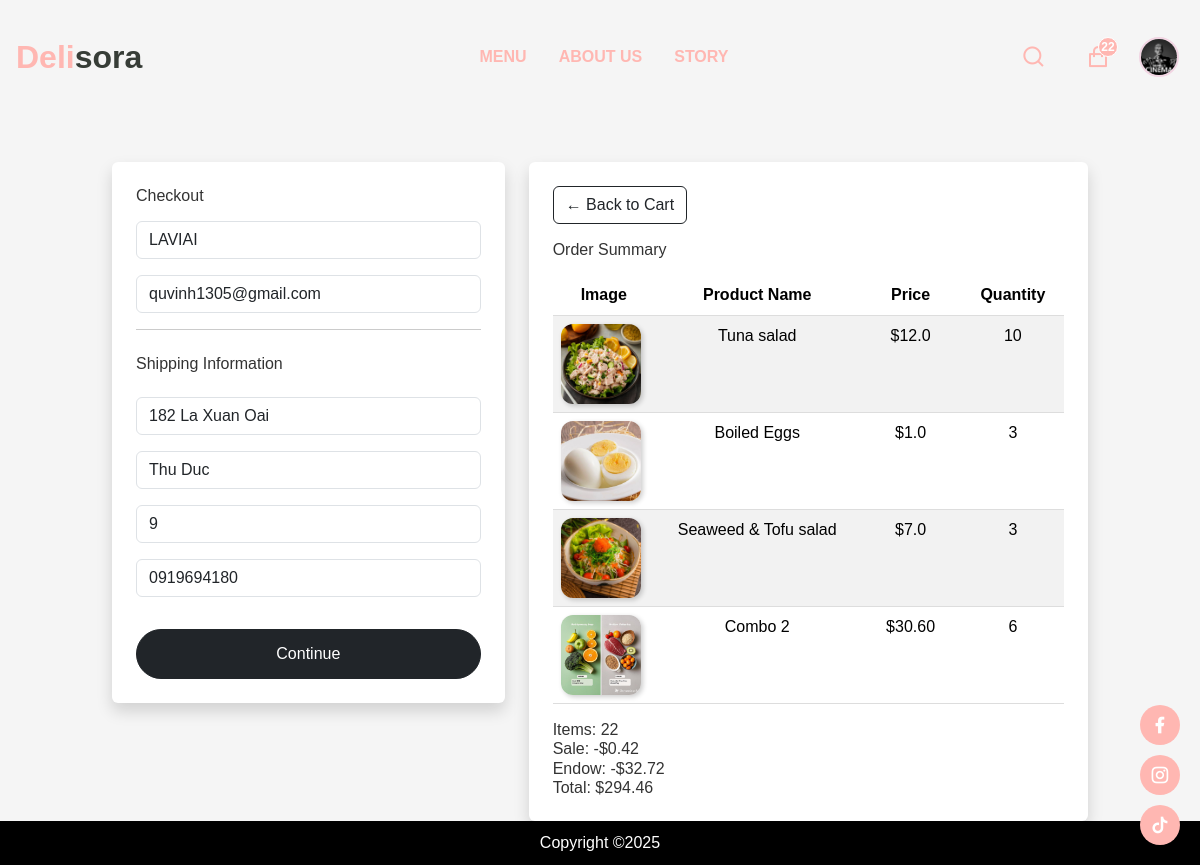
The app's page /checkout/ (signed in) with its own data.
### app/models.py (models this page shows, shortened)
class Customer(models.Model):
    user = models.OneToOneField(User, on_delete=models.CASCADE, null=True, blank=True)
    name = models.CharField(max_length=200, null=True)
    customer_image = models.ImageField(upload_to='Profile/', null=True, blank=True)
    points = models.IntegerField(default=0)
    def __str__(self):
        return self.name if self.name else f"Customer {self.id}"
    @property
    def imageURL(self):
        try:
            url = self.customer_image.url
        except:
            url = ''
        return url

class ShippingAddress(models.Model):
    customer = models.ForeignKey(Customer, on_delete=models.SET_NULL, blank=True, null=True)
    order = models.ForeignKey(Order, on_delete=models.SET_NULL, blank=True, null=True)
    address = models.CharField(max_length=200, null=True)
    city = models.CharField(max_length=200, null=True)
    mobile = models.CharField(max_length=200, null=True)
    state = models.CharField(max_length=200, null=True)
    date_added = models.DateTimeField(auto_now_add=True)
    def __str__(self):
        return self.address if self.address else "No Address"

class OrderItem(models.Model):
    product = models.ForeignKey(Product, on_delete=models.SET_NULL, blank=True, null=True)
    combo = models.ForeignKey(Combo, on_delete=models.SET_NULL, blank=True, null=True, related_name="order_items")
    order = models.ForeignKey(Order, on_delete=models.SET_NULL, blank=True, null=True)
    quantity = models.IntegerField(default=0, blank=True, null=True)
    date_added = models.DateTimeField(auto_now_add=True)
    @property
    def get_total(self):
        if self.combo:
            return self.combo.get_combo_price * self.quantity
        elif self.product:
            return self.product.final_price * self.quantity
        return 0

class BaseProduct(models.Model):
    name = models.CharField(max_length=200, null=True)
    image = models.ImageField(upload_to='products/', null=True, blank=True)
    detail = models.TextField(null=True, blank=True)
    description = models.TextField(null=True, blank=True)
    class Meta:
        abstract = True
    @property
    def imageURL(self):
        try:
            return self.image.url
        except:
            return ''

class Product(BaseProduct):
    category = models.ManyToManyField(Category, related_name='products')
    price = models.FloatField()
    digital = models.BooleanField(default=False, null=True, blank=False)
    calories = models.IntegerField(default=0)
    protein = models.FloatField(default=0)
    carbs = models.FloatField(default=0)
    fat = models.FloatField(default=0)
    sale = models.BooleanField(default=False)
    discount_percentage = models.FloatField(default=0, null=True, blank=True)
    sale_price = models.FloatField(default=0, null=True, blank=True)
    created_at = models.DateTimeField(auto_now_add=True) #New attribute
    @property
    def final_price(self):
        if self.sale:
            if self.sale_price and self.sale_price > 0:
                return self.sale_price
            elif self.discount_percentage and self.discount_percentage > 0:
                return Decimal(self.price) * (1 - Decimal(self.discount_percentage) / 100)
        return Decimal(self.price)

class Combo(BaseProduct):
    products = models.ManyToManyField(Product, through='ComboItem')
    discount_percentage = models.FloatField(default=0)
    @property
    def get_combo_price(self):
        total_price = sum(item.product.price * item.quantity for item in self.comboitem_set.all())
        discount_amount = (total_price * self.discount_percentage) / 100
        return Decimal(total_price - discount_amount).quantize(Decimal("0.01"), rounding=ROUND_HALF_UP)

class ComboItem(models.Model):
    combo = models.ForeignKey(Combo, on_delete=models.CASCADE)
    product = models.ForeignKey(Product, on_delete=models.CASCADE)
    quantity = models.PositiveIntegerField(default=1)

class Order(models.Model):
    PAYMENT_METHODS = [
        ('cash', 'Cash'),
        ('momo', 'Momo'),
        ('vnpay', 'VNPay'),
        ('bank', 'Bank Transfer'),
]
    customer = models.ForeignKey(Customer, on_delete=models.SET_NULL, blank=True, null=True)
    date_order = models.DateTimeField(auto_now_add=True)
    complete = models.BooleanField(default=False, null=True, blank=False)
    transaction_id = models.CharField(max_length=200, null=True)
    payment_method = models.CharField(max_length=20, choices=PAYMENT_METHODS, null=True, blank=True)
    is_paid = models.BooleanField(default=False)
    used_reward=models.BooleanField(default=False)
    is_scheduled = models.BooleanField(default=False)
    def __str__(self):
        return f"Order {self.id} - {'Paid' if self.is_paid else 'Pending'}"
    @property
    def get_cart_items(self):
        order_items = self.orderitem_set.all()
        return sum([item.quantity for item in order_items])
    @property
    def get_cart_total(self):
        order_items = self.orderitem_set.all()
        total = sum([Decimal(str(item.get_total)) for item in order_items], Decimal("0.00"))
        if self.used_reward:
            total *= Decimal("0.90")
        total = total.quantize(Decimal("0.01"), rounding=ROUND_HALF_UP)
        return max(total, Decimal("0.00"))
    @property
    def get_sale_discount_total(self):
        order_items = self.orderitem_set.all()
        total_discount = sum(
            [(Decimal(item.product.price) - Decimal(item.product.final_price)) * item.quantity for item in order_items
             if item.product and item.product.sale],
            Decimal("0.00")
        )
        return total_discount.quantize(Decimal("0.01"), rounding=ROUND_HALF_UP)
    @property
    def get_endow_discount_total(self):
        if self.used_reward:
            original_total = self.get_cart_total / Decimal("0.90")
            return (original_total * Decimal("0.10")).quantize(Decimal("0.01"), rounding=ROUND_HALF_UP)
        return Decimal("0.00")

### app/views/cart.py (the view, shortened to what this page needs)
# urls.py: path('checkout/', checkout, name='checkout'),
def checkout(request):
    initial_data = {}
    order = None
    if request.user.is_authenticated:
        print("DEBUG - Người dùng đã đăng nhập.")
        try:
            customer = Customer.objects.get(user=request.user)
            print(f"DEBUG - Lấy Customer thành công: {customer}")
            order = Order.objects.filter(customer=customer, complete=False).first()
            if order:
                print(f"DEBUG - Lấy Order thành công: {order}")
            else:
                print("DEBUG - Không tìm thấy Order chưa hoàn thành.")
            if order:
                shipping_address = ShippingAddress.objects.filter(customer=customer).first()
                if shipping_address:
                    print(f"DEBUG - Lấy địa chỉ thành công: {shipping_address}")
                    initial_data = {
                        'address': shipping_address.address,
                        'city': shipping_address.city,
                        'state': shipping_address.state,
                        'mobile': shipping_address.mobile,
                    }
                else:
                    print("DEBUG - Không tìm thấy địa chỉ cho Order này.")
        except Exception as e:
            print(f"DEBUG - Lỗi khi lấy thông tin người dùng đã đăng nhập: {str(e)}")
    if order:
        items = order.orderitem_set.all()
        print(f"DEBUG - Số lượng items trong Order: {len(items)}")
    else:
        items = []
    categories = Category.objects.filter(is_sub=False)
    context = {
        'categories': categories,
        'order': order,
        'items': items,
        'initial_data': initial_data,
    }
    print("DEBUG - Dữ liệu gửi về template:", context)
    return render(request, 'app/checkout.html', context)

### app/models.py (called while the page is built)
    def __str__(self):
        return self.name

### app/templates/app/checkout.html (shortened to what this page needs)
{% extends 'app/base.html' %}
{% load static %}
{% block content_checkout %}
<div class="container mt-5">
    <div class="row">
        <div class="col-lg-5">
            <div class="box-element p-4 shadow rounded" id="form-wrapper">
                <h4 class="mb-3">Checkout</h4>
                <form id="form" method="post" action="{% url 'checkout' %}">
                    <div id="user-info">
                        {% if user.is_authenticated %}
                            <div class="form-group mb-3">
                                <input required class="form-control" type="text" name="name" placeholder="Name.."
                                       value="{{ initial_data.name|default:user.username }}" readonly>
                            </div>
                            <div class="form-group mb-3">
                                <input required class="form-control" type="email" name="email" placeholder="Email.."
                                       value="{{ initial_data.email|default:user.email }}" readonly>
                            </div>
                        {% endif %}
                    </div>
                    <div id="shipping-info">
                        <hr>
                        <br>
                        <h5>Shipping Information</h5>
                        <br>
                        <div class="form-group mb-3">
                            <input class="form-control" type="text" name="address" placeholder="Address.."
                                   value="{{ initial_data.address|default:'' }}">
                        </div>
                        <div class="form-group mb-3">
                            <input class="form-control" type="text" name="city" placeholder="City.."
                                   value="{{ initial_data.city|default:'' }}">
                        </div>
                        <div class="form-group mb-3">
                            <input class="form-control" type="text" name="state" placeholder="State.."
                                   value="{{ initial_data.state|default:'' }}">
                        </div>
                        <div class="form-group mb-3">
                            <input class="form-control" type="text" name="mobile" placeholder="Phone Number.."
                                   value="{{ initial_data.mobile|default:'' }}">
                        </div>
                    </div>
                    <button id="form-button" class="btn btn-dark btn-block mt-3" type="submit"
                            {% if order.get_cart_items == 0 %}disabled{% endif %}>Continue</button>
                </form>
            </div>
        </div>
        <div class="col-lg-7">
            <div class="box-element p-4 shadow rounded">
                <a class="btn btn-outline-dark mb-3" href="{% url 'cart' %}">&#x2190; Back to Cart</a>
                <h4>Order Summary</h4>
                <table class="table table-striped mt-3">
                    <thead>
                        <tr>
                            <th style="width: 20%;">Image</th>
                            <th style="width: 40%;">Product Name</th>
                            <th style="width: 20%;">Price</th>
                            <th style="width: 20%;">Quantity</th>
                        </tr>
                    </thead>
                    <tbody>
                        {% for item in items %}
                        {% if item.combo %}
                        <tr>
                            <td><img class="cart-product-img" src="{{ item.combo.imageURL }}" alt="{{ item.combo.name }}" ></td>
                            <td>{{ item.combo.name }}</td>
                            <td>${{ item.combo.get_combo_price }}</td>
                            <td>{% if item.quantity >= 1 %}
                                    {{ item.quantity }}
                                {% endif %}</td>
                        </tr>
                        {% elif item.product %}
                        <tr>
                            <td><img class="cart-product-img" src="{{ item.product.imageURL }}" alt="{{ item.product.name }}" ></td>
                            <td>{{ item.product.name }}</td>
                            <td>${{ item.product.price }}</td>
                            <td>{{ item.quantity }}</td>
                        </tr>
                        {% endif %}
                        {% empty %}
                        <tr>
                            <td colspan="4" class="text-center">No items in cart</td>
                        </tr>
                        {% endfor %}
                    </tbody>
                </table>
                <h5 class="mt-3">Items: {{ order.get_cart_items|default:0 }}</h5>
                <h5>Sale: -${{ order.get_sale_discount_total|default:0 }}</h5>
                <h5>Endow: -${{ order.get_endow_discount_total|default:0 }}</h5>
                <h5>Total: ${{ order.get_cart_total|default:0 }}</h5>
            </div>
        </div>
    </div>
</div>
{% endblock content_checkout %}

### app/templates/app/base.html (shortened to what this page needs)
{% load static %}
<!DOCTYPE html>
<html lang="en">
  <head>
    <link href="https://cdn.jsdelivr.net/npm/bootstrap@5.3.3/dist/css/bootstrap.min.css" rel="stylesheet">
    <link href="https://getbootstrap.com/docs/5.3/assets/css/docs.css" rel="stylesheet">
    <link href="https://cdn.jsdelivr.net/npm/remixicon@4.1.0/fonts/remixicon.css" rel="stylesheet" />
      {% block extra_css %}
    <link rel="stylesheet" href="{% static 'app/css/styles.css' %}">
    {% endblock %}
    <script src="https://cdn.tailwindcss.com"></script>
  </head>
  <body class="{% block body_class %}{% endblock %}">
    <div class="main-container">
      <nav>
        <div class="nav__header">
          <div class="nav__logo">
            <a href="{% url 'home' %}">
              <span class="half1">Deli</span><span class="half2">sora</span>
            </a>
          </div>
        </div>
        <ul class="nav__links" id="nav-links">
          <li><a href="{% url 'menu' %}">MENU</a></li>
          <li><a href="{% url 'aboutus' %}">ABOUT US</a></li>
          <li><a href="{% url 'contact' %}">STORY</a></li>
        </ul>
        <div class="nav__btns">
          <button class="btn search-btn" id="openSearch">
              <i class="ri-search-line"></i>
          </button>
          <button class="btn cart-btn" onclick="window.location.href='{% url 'cart' %}'">
              <i class="ri-shopping-bag-line"></i>
              {% if request.user.is_authenticated %}
                  {% if request.cartItems > 0 %}
                      <span class="cart-count">{{ request.cartItems }}</span>
                  {% endif %}
              {% else %}
                  {% if request.session.cartItems > 0 %}
                      <span class="cart-count">{{ request.session.cartItems }}</span>
                  {% endif %}
              {% endif %}
          </button>
          {% if user.is_authenticated %}
          <div class="dropdown">
              <button class="btn p-0 border-0 position-relative" type="button" id="userDropdown" data-bs-toggle="dropdown">
                    <img src="{{ request.user.customer.imageURL|default:'https://bootdey.com/img/Content/avatar/avatar1.png' }}"
                         alt="Avatar" class="rounded-circle" width="40" height="40">
                </button>
            </div>
          {% else %}
          <a href="{% url 'login' %}" class="btn"><i class="ri-user-line"></i></a>
          {% endif %}
        </div>
      </nav>
      <div class="socials">
          <span><a href="https://www.facebook.com/" target="_blank"><i class="ri-facebook-fill"></i></a></span>
          <span><a href="https://www.instagram.com/" target="_blank"><i class="ri-instagram-line"></i></a></span>
          <span><a href="https://www.tiktok.com/" target="_blank"><i class="ri-tiktok-fill"></i></a></span>
      </div>
      <div class="container">
        {% block content_checkout %}{% endblock content_checkout %}
      </div>
      <footer>
        Copyright ©2025
      </footer>
    </div>
  </body>
</html>

### records on screen
ShippingAddress: address "182 La Xuan Oai", city "Thu Duc", mobile "0919694180"
OrderItem: product.imageURL (picture), product.name "Tuna salad", product.price "12.0", quantity "10"
OrderItem: product.imageURL (picture), product.name "Boiled Eggs", product.price "1.0", quantity "3"
OrderItem: product.imageURL (picture), product.name "Seaweed & Tofu salad", product.price "7.0", quantity "3"
OrderItem: combo.imageURL (picture), combo.name "Combo 2", combo.get_combo_price "30.60", quantity "6"
Order: get_cart_items "22", get_sale_discount_total "0.42", get_endow_discount_total "32.72", get_cart_total "294.46"

### other values on screen
{{ request.cartItems }} "22"
